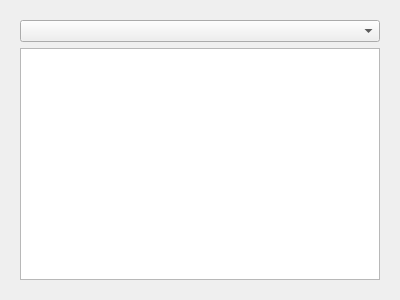
<?xml version="1.0" encoding="UTF-8"?>
<ui version="4.0">
 <class>Form</class>
 <widget class="QWidget" name="Form">
  <property name="geometry">
   <rect>
    <x>0</x>
    <y>0</y>
    <width>400</width>
    <height>300</height>
   </rect>
  </property>
  <property name="windowTitle">
   <string>Form</string>
  </property>
  <layout class="QGridLayout" name="gridLayout">
   <item row="1" column="0">
    <widget class="QWidget" name="widget" native="true">
     <layout class="QVBoxLayout" name="verticalLayout">
      <item>
       <widget class="QComboBox" name="comboBox">
        <property name="currentText">
         <string/>
        </property>
       </widget>
      </item>
      <item>
       <widget class="QTextBrowser" name="textBrowser">
        <property name="html">
         <string>&lt;!DOCTYPE HTML PUBLIC &quot;-//W3C//DTD HTML 4.0//EN&quot; &quot;http://www.w3.org/TR/REC-html40/strict.dtd&quot;&gt;
&lt;html&gt;&lt;head&gt;&lt;meta name=&quot;qrichtext&quot; content=&quot;1&quot; /&gt;&lt;style type=&quot;text/css&quot;&gt;
p, li { white-space: pre-wrap; }
&lt;/style&gt;&lt;/head&gt;&lt;body style=&quot; font-family:'Ubuntu Sans'; font-size:11pt; font-weight:400; font-style:normal;&quot;&gt;
&lt;p align=&quot;center&quot; style=&quot;-qt-paragraph-type:empty; margin-top:0px; margin-bottom:0px; margin-left:0px; margin-right:0px; -qt-block-indent:0; text-indent:0px;&quot;&gt;&lt;br /&gt;&lt;/p&gt;&lt;/body&gt;&lt;/html&gt;</string>
        </property>
       </widget>
      </item>
     </layout>
    </widget>
   </item>
  </layout>
 </widget>
 <resources/>
 <connections/>
</ui>
